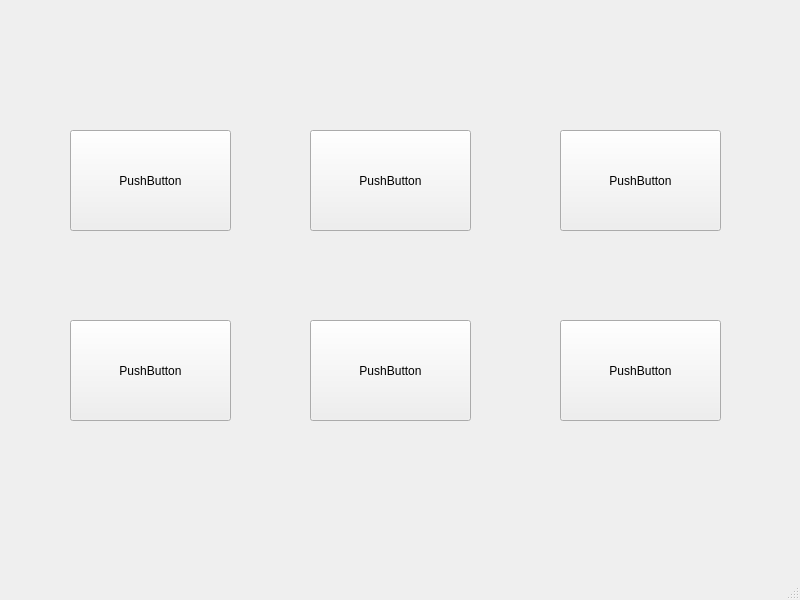
<?xml version="1.0" encoding="UTF-8"?>
<ui version="4.0">
 <class>MainprogramWindow</class>
 <widget class="QMainWindow" name="MainprogramWindow">
  <property name="geometry">
   <rect>
    <x>0</x>
    <y>0</y>
    <width>800</width>
    <height>600</height>
   </rect>
  </property>
  <property name="windowTitle">
   <string>MainWindow</string>
  </property>
  <widget class="QWidget" name="centralwidget">
   <widget class="QPushButton" name="pushButton">
    <property name="geometry">
     <rect>
      <x>70</x>
      <y>130</y>
      <width>161</width>
      <height>101</height>
     </rect>
    </property>
    <property name="text">
     <string>PushButton</string>
    </property>
   </widget>
   <widget class="QPushButton" name="pushButton_2">
    <property name="geometry">
     <rect>
      <x>310</x>
      <y>130</y>
      <width>161</width>
      <height>101</height>
     </rect>
    </property>
    <property name="text">
     <string>PushButton</string>
    </property>
   </widget>
   <widget class="QPushButton" name="pushButton_3">
    <property name="geometry">
     <rect>
      <x>560</x>
      <y>130</y>
      <width>161</width>
      <height>101</height>
     </rect>
    </property>
    <property name="text">
     <string>PushButton</string>
    </property>
   </widget>
   <widget class="QPushButton" name="pushButton_4">
    <property name="geometry">
     <rect>
      <x>70</x>
      <y>320</y>
      <width>161</width>
      <height>101</height>
     </rect>
    </property>
    <property name="text">
     <string>PushButton</string>
    </property>
   </widget>
   <widget class="QPushButton" name="pushButton_5">
    <property name="geometry">
     <rect>
      <x>310</x>
      <y>320</y>
      <width>161</width>
      <height>101</height>
     </rect>
    </property>
    <property name="text">
     <string>PushButton</string>
    </property>
   </widget>
   <widget class="QPushButton" name="pushButton_6">
    <property name="geometry">
     <rect>
      <x>560</x>
      <y>320</y>
      <width>161</width>
      <height>101</height>
     </rect>
    </property>
    <property name="text">
     <string>PushButton</string>
    </property>
   </widget>
  </widget>
  <widget class="QMenuBar" name="menubar">
   <property name="geometry">
    <rect>
     <x>0</x>
     <y>0</y>
     <width>800</width>
     <height>25</height>
    </rect>
   </property>
  </widget>
  <widget class="QStatusBar" name="statusBar"/>
 </widget>
 <resources/>
 <connections/>
</ui>
